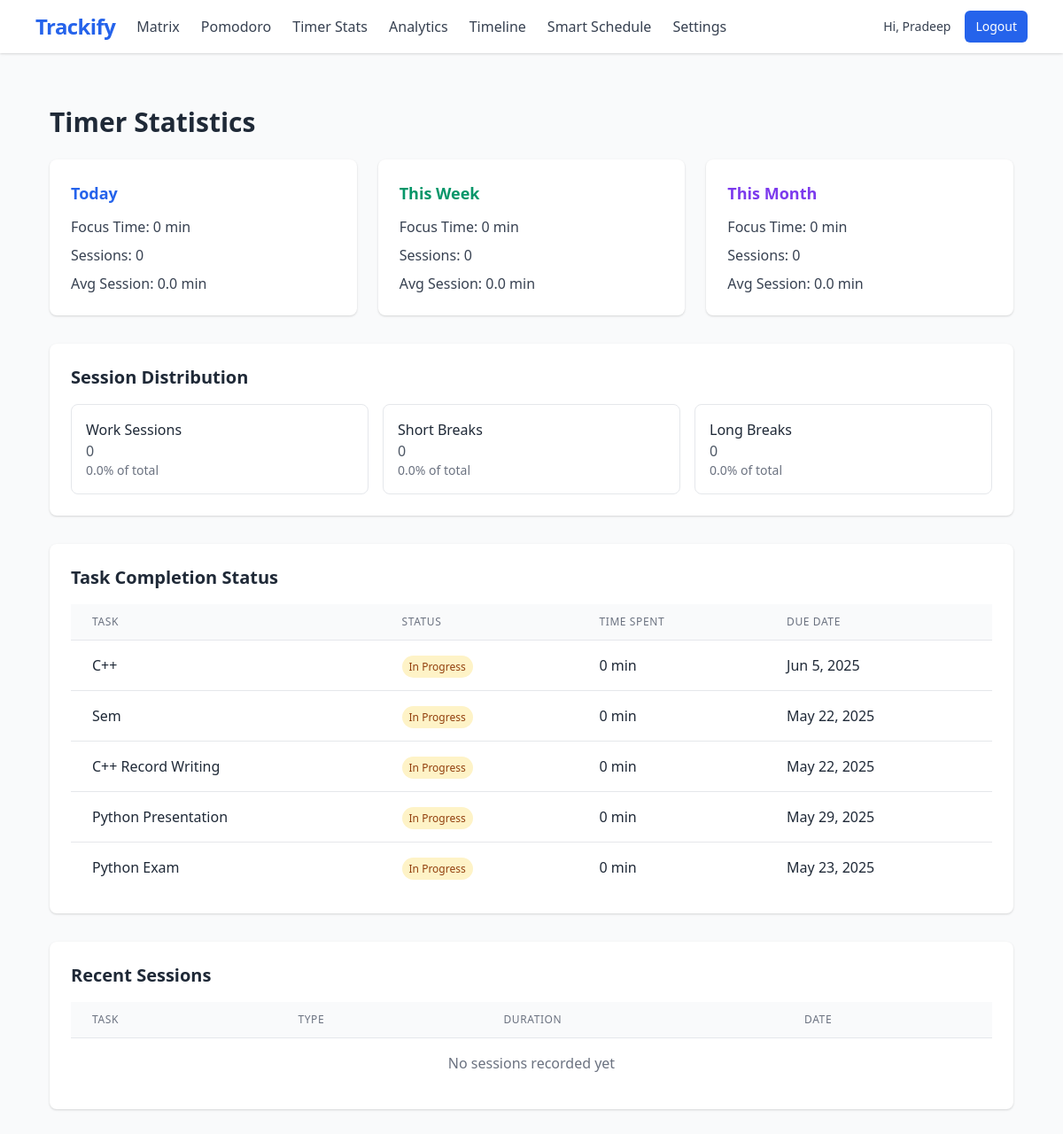
Screenshot of /planner/timer-stats/ (signed in) with the database file from the repository.
### planner/models.py (models this page shows, shortened)
class Task(models.Model):
    PRIORITY_CHOICES = [
        ('H', 'High'),
        ('M', 'Medium'),
        ('L', 'Low'),
    ]
    CATEGORY_CHOICES = [
        ('STUDY', 'Study'),
        ('WORK', 'Work'),
        ('PERSONAL', 'Personal'),
        ('HEALTH', 'Health'),
        ('OTHER', 'Other'),
    ]
    user = models.ForeignKey(User, on_delete=models.CASCADE, related_name='tasks')
    title = models.CharField(max_length=200)
    description = models.TextField(blank=True)
    category = models.CharField(max_length=10, choices=CATEGORY_CHOICES, default='STUDY')
    priority = models.CharField(max_length=1, choices=PRIORITY_CHOICES, default='M')
    due_date = models.DateTimeField(null=True, blank=True)
    estimated_duration = models.PositiveIntegerField(
        help_text="Estimated duration in minutes",
        default=60,
        validators=[MinValueValidator(1)]
    )
    completed = models.BooleanField(default=False)
    created_at = models.DateTimeField(auto_now_add=True)
    updated_at = models.DateTimeField(auto_now=True)
    class Meta:
        ordering = ['completed', '-priority', 'due_date']
        indexes = [
            models.Index(fields=['user', 'completed']),
            models.Index(fields=['priority']),
            models.Index(fields=['due_date']),
        ]

### planner/views.py (the view)
# urls.py: path('timer-stats/', views.timer_statistics, name='timer-stats'),
@login_required
def timer_statistics(request):
    today = timezone.now().date()
    week_start = today - timedelta(days=today.weekday())
    month_start = today.replace(day=1)
    daily_stats = {
        'total_time': TimerSession.objects.filter(
            user=request.user,
            start_time__date=today
        ).aggregate(total=Sum('duration'))['total'] or 0,
        'sessions': TimerSession.objects.filter(
            user=request.user,
            start_time__date=today
        ).count(),
        'avg_session': TimerSession.objects.filter(
            user=request.user,
            start_time__date=today
        ).aggregate(avg=Avg('duration'))['avg'] or 0
    }
    weekly_stats = {
        'total_time': TimerSession.objects.filter(
            user=request.user,
            start_time__date__gte=week_start
        ).aggregate(total=Sum('duration'))['total'] or 0,
        'sessions': TimerSession.objects.filter(
            user=request.user,
            start_time__date__gte=week_start
        ).count(),
        'avg_session': TimerSession.objects.filter(
            user=request.user,
            start_time__date__gte=week_start
        ).aggregate(avg=Avg('duration'))['avg'] or 0
    }
    monthly_stats = {
        'total_time': TimerSession.objects.filter(
            user=request.user,
            start_time__date__gte=month_start
        ).aggregate(total=Sum('duration'))['total'] or 0,
        'sessions': TimerSession.objects.filter(
            user=request.user,
            start_time__date__gte=month_start
        ).count(),
        'avg_session': TimerSession.objects.filter(
            user=request.user,
            start_time__date__gte=month_start
        ).aggregate(avg=Avg('duration'))['avg'] or 0
    }
    session_distribution = {
        'work_count': TimerSession.objects.filter(
            user=request.user,
            session_type='work'
        ).count(),
        'short_break_count': TimerSession.objects.filter(
            user=request.user,
            session_type='short_break'
        ).count(),
        'long_break_count': TimerSession.objects.filter(
            user=request.user,
            session_type='long_break'
        ).count()
    }
    total_sessions = (session_distribution['work_count'] +
                     session_distribution['short_break_count'] +
                     session_distribution['long_break_count'])
    if total_sessions > 0:
        session_distribution['work_percentage'] = (session_distribution['work_count'] / total_sessions) * 100
        session_distribution['short_break_percentage'] = (session_distribution['short_break_count'] / total_sessions) * 100
        session_distribution['long_break_percentage'] = (session_distribution['long_break_count'] / total_sessions) * 100
    else:
        session_distribution['work_percentage'] = 0
        session_distribution['short_break_percentage'] = 0
        session_distribution['long_break_percentage'] = 0
    tasks = Task.objects.filter(user=request.user).annotate(
        total_time=Sum('study_sessions__duration')
    ).order_by('-total_time')
    recent_sessions = TimerSession.objects.filter(
        user=request.user
    ).order_by('-start_time')[:15]
    return render(request, 'planner/timer_statistics.html', {
        'daily_stats': daily_stats,
        'weekly_stats': weekly_stats,
        'monthly_stats': monthly_stats,
        'session_distribution': session_distribution,
        'tasks': tasks,
        'recent_sessions': recent_sessions
    })

### planner/context_processors.py (called while the page is built)
def settings_context(request):
    if request.user.is_authenticated:
        settings = UserSettings.objects.get_or_create(user=request.user)[0]
        return {
            'user_settings': settings,
        }
    return {}

### planner/templatetags/custom_filters.py (called while the page is built)
@register.filter
def divide(value, arg):
    try:
        return float(value) / float(arg)
    except (ValueError, ZeroDivisionError):
        return None

### planner/templates/planner/timer_statistics.html
{% extends "planner/base.html" %}
{% load custom_filters %}
{% block content %}
<div class="max-w-6xl mx-auto px-4 py-6">
    <h1 class="text-3xl font-bold mb-6 text-gray-800">Timer Statistics</h1>
    <div class="grid grid-cols-1 md:grid-cols-3 gap-6 mb-8">
        <div class="bg-white p-6 rounded-lg shadow">
            <h2 class="text-lg font-semibold mb-3 text-blue-600">Today</h2>
            <div class="space-y-2">
                <p class="text-gray-700"><span class="font-medium">Focus Time:</span> {{ daily_stats.total_time|default:0|divide:60|floatformat }} min</p>
                <p class="text-gray-700"><span class="font-medium">Sessions:</span> {{ daily_stats.sessions|default:0 }}</p>
                <p class="text-gray-700"><span class="font-medium">Avg Session:</span> {{ daily_stats.avg_session|default:0|divide:60|floatformat:1 }} min</p>
            </div>
        </div>
        <div class="bg-white p-6 rounded-lg shadow">
            <h2 class="text-lg font-semibold mb-3 text-green-600">This Week</h2>
            <div class="space-y-2">
                <p class="text-gray-700"><span class="font-medium">Focus Time:</span> {{ weekly_stats.total_time|default:0|divide:60|floatformat }} min</p>
                <p class="text-gray-700"><span class="font-medium">Sessions:</span> {{ weekly_stats.sessions|default:0 }}</p>
                <p class="text-gray-700"><span class="font-medium">Avg Session:</span> {{ weekly_stats.avg_session|default:0|divide:60|floatformat:1 }} min</p>
            </div>
        </div>
        <div class="bg-white p-6 rounded-lg shadow">
            <h2 class="text-lg font-semibold mb-3 text-purple-600">This Month</h2>
            <div class="space-y-2">
                <p class="text-gray-700"><span class="font-medium">Focus Time:</span> {{ monthly_stats.total_time|default:0|divide:60|floatformat }} min</p>
                <p class="text-gray-700"><span class="font-medium">Sessions:</span> {{ monthly_stats.sessions|default:0 }}</p>
                <p class="text-gray-700"><span class="font-medium">Avg Session:</span> {{ monthly_stats.avg_session|default:0|divide:60|floatformat:1 }} min</p>
            </div>
        </div>
    </div>
    <div class="bg-white p-6 rounded-lg shadow mb-8">
        <h2 class="text-xl font-semibold mb-4 text-gray-800">Session Distribution</h2>
        <div class="grid grid-cols-1 md:grid-cols-3 gap-4">
            <div class="border border-gray-200 rounded-lg p-4">
                <h3 class="font-medium text-gray-800">Work Sessions</h3>
                <p class="text-gray-600">{{ session_distribution.work_count }}</p>
                <p class="text-sm text-gray-500">{{ session_distribution.work_percentage|floatformat:1 }}% of total</p>
            </div>
            <div class="border border-gray-200 rounded-lg p-4">
                <h3 class="font-medium text-gray-800">Short Breaks</h3>
                <p class="text-gray-600">{{ session_distribution.short_break_count }}</p>
                <p class="text-sm text-gray-500">{{ session_distribution.short_break_percentage|floatformat:1 }}% of total</p>
            </div>
            <div class="border border-gray-200 rounded-lg p-4">
                <h3 class="font-medium text-gray-800">Long Breaks</h3>
                <p class="text-gray-600">{{ session_distribution.long_break_count }}</p>
                <p class="text-sm text-gray-500">{{ session_distribution.long_break_percentage|floatformat:1 }}% of total</p>
            </div>
        </div>
    </div>
    <div class="bg-white p-6 rounded-lg shadow mb-8">
        <h2 class="text-xl font-semibold mb-4 text-gray-800">Task Completion Status</h2>
        <div class="overflow-x-auto">
            <table class="min-w-full divide-y divide-gray-200">
                <thead class="bg-gray-50">
                    <tr>
                        <th class="px-6 py-3 text-left text-xs font-medium text-gray-500 uppercase tracking-wider">Task</th>
                        <th class="px-6 py-3 text-left text-xs font-medium text-gray-500 uppercase tracking-wider">Status</th>
                        <th class="px-6 py-3 text-left text-xs font-medium text-gray-500 uppercase tracking-wider">Time Spent</th>
                        <th class="px-6 py-3 text-left text-xs font-medium text-gray-500 uppercase tracking-wider">Due Date</th>
                    </tr>
                </thead>
                <tbody class="bg-white divide-y divide-gray-200">
                    {% for task in tasks %}
                    <tr>
                        <td class="px-6 py-4 whitespace-nowrap text-gray-800">{{ task.title }}</td>
                        <td class="px-6 py-4 whitespace-nowrap">
                            <span class="px-2 py-1 text-xs rounded-full
                                {% if task.completed %}bg-green-100 text-green-800
                                {% else %}bg-yellow-100 text-yellow-800{% endif %}">
                                {{ task.completed|yesno:"Completed,In Progress" }}
                            </span>
                        </td>
                        <td class="px-6 py-4 whitespace-nowrap text-gray-800">{{ task.total_time|default:0|divide:60|floatformat }} min</td>
                        <td class="px-6 py-4 whitespace-nowrap text-gray-800">{{ task.due_date|date:"M j, Y"|default:"No due date" }}</td>
                    </tr>
                    {% empty %}
                    <tr>
                        <td colspan="4" class="px-6 py-4 text-center text-gray-500">No tasks found</td>
                    </tr>
                    {% endfor %}
                </tbody>
            </table>
        </div>
    </div>
    <div class="bg-white p-6 rounded-lg shadow">
        <h2 class="text-xl font-semibold mb-4 text-gray-800">Recent Sessions</h2>
        <div class="overflow-x-auto">
            <table class="min-w-full divide-y divide-gray-200">
                <thead class="bg-gray-50">
                    <tr>
                        <th class="px-6 py-3 text-left text-xs font-medium text-gray-500 uppercase tracking-wider">Task</th>
                        <th class="px-6 py-3 text-left text-xs font-medium text-gray-500 uppercase tracking-wider">Type</th>
                        <th class="px-6 py-3 text-left text-xs font-medium text-gray-500 uppercase tracking-wider">Duration</th>
                        <th class="px-6 py-3 text-left text-xs font-medium text-gray-500 uppercase tracking-wider">Date</th>
                    </tr>
                </thead>
                <tbody class="bg-white divide-y divide-gray-200">
                    {% for session in recent_sessions %}
                    <tr>
                        <td class="px-6 py-4 whitespace-nowrap text-gray-800">{{ session.task.title|default:"General" }}</td>
                        <td class="px-6 py-4 whitespace-nowrap">
                            <span class="px-2 py-1 text-xs rounded-full
                                {% if session.session_type == 'work' %}bg-blue-100 text-blue-800
                                {% else %}bg-green-100 text-green-800{% endif %}">
                                {{ session.session_type|title }}
                            </span>
                        </td>
                        <td class="px-6 py-4 whitespace-nowrap text-gray-800">{{ session.duration|divide:60|floatformat }} min</td>
                        <td class="px-6 py-4 whitespace-nowrap text-gray-800">{{ session.created_at|date:"M j, H:i" }}</td>
                    </tr>
                    {% empty %}
                    <tr>
                        <td colspan="4" class="px-6 py-4 text-center text-gray-500">No sessions recorded yet</td>
                    </tr>
                    {% endfor %}
                </tbody>
            </table>
        </div>
    </div>
</div>
{% endblock %}

### planner/templates/planner/base.html (shortened to what this page needs)
{% load static %}
<!DOCTYPE html>
<html lang="en">
<head>
    <link href="https://cdn.jsdelivr.net/npm/tailwindcss@2.2.19/dist/tailwind.min.css" rel="stylesheet">
    <link href="{% static 'planner/css/styles.css' %}" rel="stylesheet">
    <link href="https://cdn.jsdelivr.net/npm/fullcalendar@5.10.1/main.min.css" rel="stylesheet">
</head>
<body class="bg-gray-50 font-sans text-gray-800">
    <nav class="bg-white shadow fixed top-0 left-0 right-0 z-50">
        <div class="max-w-6xl mx-auto px-4 py-3 flex justify-between items-center">
            <div class="flex space-x-6 items-center">
                <a href="{% url 'dashboard' %}" class="text-2xl font-extrabold text-blue-600 hover:text-blue-800 tracking-tight">Trackify</a>
                <a href="{% url 'eisenhower-matrix' %}" class="text-gray-700 hover:text-blue-600">Matrix</a>
                <a href="{% url 'pomodoro' %}" class="text-gray-700 hover:text-blue-600">Pomodoro</a>
                <a href="{% url 'timer-stats' %}" class="text-gray-700 hover:text-blue-600">Timer Stats</a>
                <a href="{% url 'analytics' %}" class="text-gray-700 hover:text-blue-600">Analytics</a>
                <a href="{% url 'task-timeline' %}" class="text-gray-700 hover:text-blue-600">Timeline</a>
                <a href="{% url 'smart-schedule' %}" class="text-gray-700 hover:text-blue-600">Smart Schedule</a>
                <a href="{% url 'user-settings' %}" class="text-gray-700 hover:text-blue-600">Settings</a>
            </div>
            <div class="flex items-center space-x-4">
                {% if user.is_authenticated %}
                    <span class="text-sm font-medium text-gray-700">Hi, {{ user.username }}</span>
                    <form action="{% url 'logout' %}" method="post" class="inline">
                        <button type="submit" class="px-3 py-2 text-sm font-medium text-white bg-blue-600 hover:bg-blue-700 rounded-md">Logout</button>
                    </form>
                {% else %}
                    <a href="{% url 'login' %}" class="px-3 py-2 text-sm font-medium text-gray-700 hover:bg-gray-100 rounded-md">Login</a>
                    <a href="{% url 'register' %}" class="px-3 py-2 text-sm font-medium text-white bg-blue-600 hover:bg-blue-700 rounded-md">Register</a>
                {% endif %}
            </div>
        </div>
    </nav>
    <main class="max-w-6xl mx-auto px-4 py-24">
        {% block content %}{% endblock %}
    </main>
</body>
</html>

### planner/static/planner/css/styles.css (style rules this page uses)
* { box-sizing: border-box; margin: 0; padding: 0; }
body { font-family: -apple-system, BlinkMacSystemFont, 'Segoe UI', Roboto, Oxygen, Ubuntu, Cantarell, sans-serif; line-height: 1.5; color: #333; background-color: #f9fafb; }
.mb-3 { margin-bottom: 0.75rem; }
.mb-4 { margin-bottom: 1rem; }
.mb-6 { margin-bottom: 1.5rem; }
html, body, #calendar { height: 100% !important; width: 100% !important; overflow: visible !important; position: relative !important; }

### rows the page displays
Task: title "C++", completed "In Progress", total_time|divide "0", due_date "Jun 5, 2025"
Task: title "Sem", completed "In Progress", total_time|divide "0", due_date "May 22, 2025"
Task: title "C++ Record Writing", completed "In Progress", total_time|divide "0", due_date "May 22, 2025"
Task: title "Python Presentation", completed "In Progress", total_time|divide "0", due_date "May 29, 2025"
Task: title "Python Exam", completed "In Progress", total_time|divide "0", due_date "May 23, 2025"

### other values shown
{{ user.username }} "Pradeep"
{{ daily_stats.total_time|default:0|divide:60|floatformat }} "0"
{{ daily_stats.sessions|default:0 }} "0"
{{ daily_stats.avg_session|default:0|divide:60|floatformat:1 }} "0.0"
{{ weekly_stats.total_time|default:0|divide:60|floatformat }} "0"
{{ weekly_stats.sessions|default:0 }} "0"
{{ weekly_stats.avg_session|default:0|divide:60|floatformat:1 }} "0.0"
{{ monthly_stats.total_time|default:0|divide:60|floatformat }} "0"
{{ monthly_stats.sessions|default:0 }} "0"
{{ monthly_stats.avg_session|default:0|divide:60|floatformat:1 }} "0.0"
{{ session_distribution.work_count }} "0"
{{ session_distribution.work_percentage|floatformat:1 }} "0.0"
{{ session_distribution.short_break_count }} "0"
{{ session_distribution.short_break_percentage|floatformat:1 }} "0.0"
{{ session_distribution.long_break_count }} "0"
